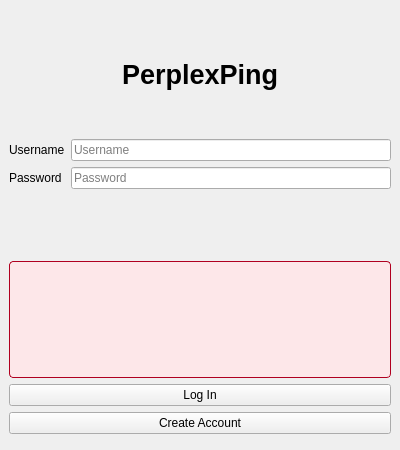
<?xml version="1.0" encoding="UTF-8"?>
<ui version="4.0">
 <class>LoginPage</class>
 <widget class="QMainWindow" name="LoginPage">
  <property name="geometry">
   <rect>
    <x>0</x>
    <y>0</y>
    <width>400</width>
    <height>450</height>
   </rect>
  </property>
  <property name="windowTitle">
   <string>PerplexPing — Log In</string>
  </property>
  <widget class="QWidget" name="centralwidget">
   <layout class="QVBoxLayout" name="mainLayout">
    <item>
     <spacer name="topSpacer">
      <property name="orientation">
       <enum>Qt::Orientation::Vertical</enum>
      </property>
     </spacer>
    </item>
    <item>
     <widget class="QLabel" name="titleLabel">
      <property name="font">
       <font>
        <pointsize>20</pointsize>
        <bold>true</bold>
       </font>
      </property>
      <property name="text">
       <string>PerplexPing</string>
      </property>
      <property name="alignment">
       <set>Qt::AlignmentFlag::AlignCenter</set>
      </property>
     </widget>
    </item>
    <item>
     <layout class="QFormLayout" name="formLayout">
      <item row="0" column="0">
       <widget class="QLabel" name="usernameLabel">
        <property name="text">
         <string>Username</string>
        </property>
       </widget>
      </item>
      <item row="0" column="1">
       <widget class="QLineEdit" name="usernameEdit">
        <property name="placeholderText">
         <string>Username</string>
        </property>
       </widget>
      </item>
      <item row="1" column="0">
       <widget class="QLabel" name="passwordLabel">
        <property name="text">
         <string>Password</string>
        </property>
       </widget>
      </item>
      <item row="1" column="1">
       <widget class="QLineEdit" name="passwordEdit">
        <property name="echoMode">
         <enum>QLineEdit::EchoMode::Password</enum>
        </property>
        <property name="placeholderText">
         <string>Password</string>
        </property>
       </widget>
      </item>
     </layout>
    </item>
    <item>
     <widget class="QLabel" name="errorLabel">
      <property name="visible">
       <bool>false</bool>
      </property>
      <property name="styleSheet">
       <string notr="true">color: #b00020; background-color: #fde7e9; border: 1px solid #b00020; border-radius: 4px; padding: 6px;</string>
      </property>
      <property name="alignment">
       <set>Qt::AlignmentFlag::AlignCenter</set>
      </property>
      <property name="wordWrap">
       <bool>true</bool>
      </property>
     </widget>
    </item>
    <item>
     <widget class="QPushButton" name="loginButton">
      <property name="text">
       <string>Log In</string>
      </property>
     </widget>
    </item>
    <item>
     <widget class="QPushButton" name="registerButton">
      <property name="text">
       <string>Create Account</string>
      </property>
     </widget>
    </item>
    <item>
     <spacer name="bottomSpacer">
      <property name="orientation">
       <enum>Qt::Orientation::Vertical</enum>
      </property>
     </spacer>
    </item>
   </layout>
  </widget>
 </widget>
 <resources/>
 <connections/>
</ui>
